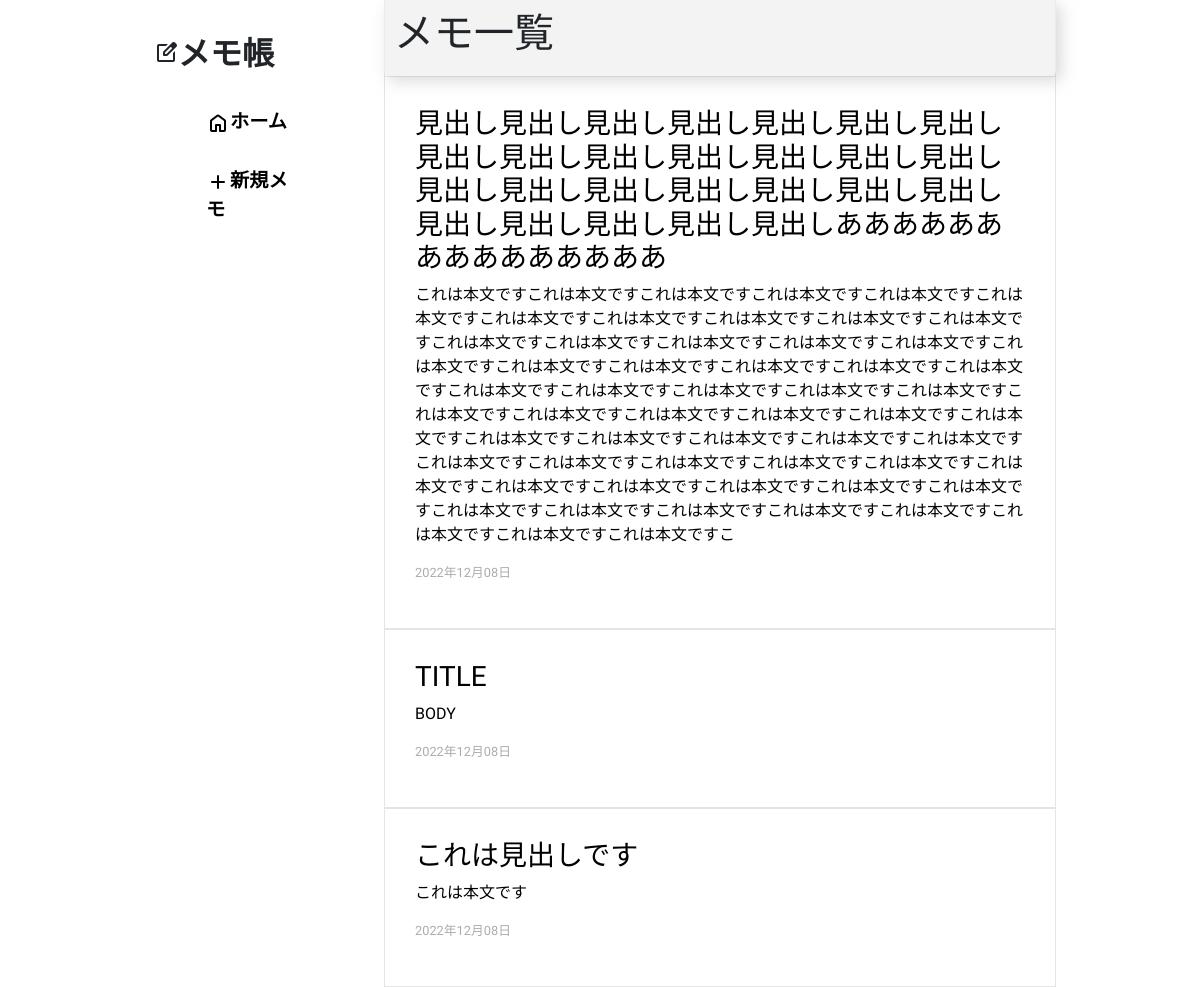
The app's page /index/ with its own data.
### myapp/models.py (models this page shows)
class NoteTable(models.Model):
    id = models.UUIDField(primary_key=True, default=uuid.uuid4, editable=False)
    title = models.CharField(verbose_name="見出し", max_length=100)
    text = models.TextField(verbose_name="本文", max_length=400)
    created_at = models.DateTimeField(verbose_name="作成日付", default=timezone.now)
    updated_at = models.DateTimeField(verbose_name="編集日付", blank=True, null=True)

### myapp/views.py (the view)
# urls.py: path("index/", views.NoteIndexView.as_view(), name="index"),
class NoteIndexView(ListView):
    template_name = "index.html"
    model = NoteTable
    ordering = "-updated_at"

### templates/index.html (shortened to what this page needs)
{% load static %}
{% load django_bootstrap5 %}
{% load crispy_forms_tags %}
<!DOCTYPE html>
<html lang="ja">
<head>
    <link href="https://cdn.jsdelivr.net/npm/bootstrap@5.0.2/dist/css/bootstrap.min.css" rel="stylesheet"
>
    <link rel="stylesheet" href="{% static 'css/general_style.css' %}">
    <link rel="stylesheet" href="{% static 'css/list_style.css' %}">
</head>
<body>
    <div class="main-contents">
        <header>
            {% include 'header.html' %}
        </header>
        <main>
            <div class="section-title">
                <h1>メモ一覧</h1>
            </div>
            <div class="list main-section">
                {% for note in object_list %}
                <a href="{% url 'myapp:note_detail' note.pk %}" class="text-decoration-none">
                    <div class="content">
                        <h3 class="title">{{ note.title }}</h3>
                        <p class="text">{{ note.text }}</p>
                        <p class="date">{{ note.created_at | date:"Y年m月d日" }}</p>
                    </div>
                </a>
                {% endfor %}
            </div>
        </main>
    </div>
</body>
</html>

### templates/header.html (shortened to what this page needs)
{% load static %}
<head>
    <link rel="stylesheet" href="{% static 'css/header_style.css' %}">
</head>
<body>
    <p class="icon"><span class="material-symbols-rounded">edit_square</span>メモ帳</p>
    <ul>
        <li>
            <a href="{% url 'myapp:index' %}"><span class="material-symbols-rounded">home</span>ホーム</a>
        </li>
        <li>
            <a href="{% url 'myapp:note_input' %}"><span class="material-symbols-rounded">add</span>新規メモ</a>
        </li>
    </ul>
</body>

### static/css/general_style.css (style rules this page uses)
* { margin: 0; padding: 0; box-sizing: border-box; font-family: "M PLUS Rounded 1c", sans-serif; transition-duration: 0.2s; }
a { color: #000000; text-decoration: none; }
.main-contents { width: 80%; display: flex; justify-content: space-around; margin: 0 auto; }
.main-contents main { width: 70%; height: 100vh; overflow-y: scroll; }
.main-contents main .section-title { position: fixed; z-index: 999; min-height: 20px; padding: 10px; width: 56%; overflow: hidden; -webkit-backdrop-filter: blur(10px); backdrop-filter: blur(10px); box-shadow: 5px 5px 15px 0 rgba(182, 182, 182, 0.5); border-radius: 0 0 5px 5px; background-color: rgba(232, 232, 232, 0.5); }

### static/css/list_style.css (style rules this page uses)
main .content { padding: 30px; min-height: 50px; border-bottom: #e4e4e4 solid 0.5px; border-top: #e4e4e4 solid 0.5px; }
main .content .date { font-size: 0.8rem; color: #acacac; }
main .list { border-left: #e4e4e4 solid 1px; border-right: #e4e4e4 solid 1px; }

### static/css/header_style.css (style rules this page uses)
header { justify-content: space-between; padding: 10px; width: 20%; margin-top: 20px; overflow-y: scroll; min-width: 156px; }
header .icon { font-weight: 700; font-size: 2rem; }
header ul { margin-top: 20px; list-style: none; display: block; }
header ul li a { margin-right: 20px; font-size: 1.2rem; font-weight: 700; margin: 10px; padding: 10px; display: block; border-radius: 50px; }
header ul li span { vertical-align: middle; }

### records on screen
NoteTable: title "見出し見出し見出し見出し見出し見出し見出し見出し見出し見出し見出し見出し見出し見出し見出し見出し見出し見出し見出し見出し見出し見出し見出し見出し見出し見出しあああああああああああああああ", text "これは本文ですこれは本文ですこれは本文ですこれは本文ですこれは本文ですこれは本文ですこれは本文ですこれは本文ですこれは本文ですこれは本文ですこれは本文ですこれは本文ですこれは本文ですこれは本文ですこれは本文ですこれは本文ですこれは本文ですこれは本文ですこれは本文ですこれは本文ですこれは本文ですこれは本文ですこれは本文ですこれは本文ですこれは本文ですこれは本文ですこれは本文ですこれは本文ですこれは本文ですこれは本文ですこれは本文ですこれは本文ですこれは本文ですこれは本文ですこれは本文ですこれは本文ですこれは本文ですこれは本文ですこれは本文ですこれは本文ですこれは本文ですこれは本文ですこれは本文ですこれは本文ですこれは本文ですこれは本文ですこれは本文ですこれは本文ですこれは本文ですこれは本文ですこれは本文ですこれは本文ですこれは本文ですこれは本文ですこれは本文ですこれは本文ですこれは本文ですこ", created_at "2022年12月08日"
NoteTable: title "TITLE", text "BODY", created_at "2022年12月08日"
NoteTable: title "これは見出しです", text "これは本文です", created_at "2022年12月08日"
